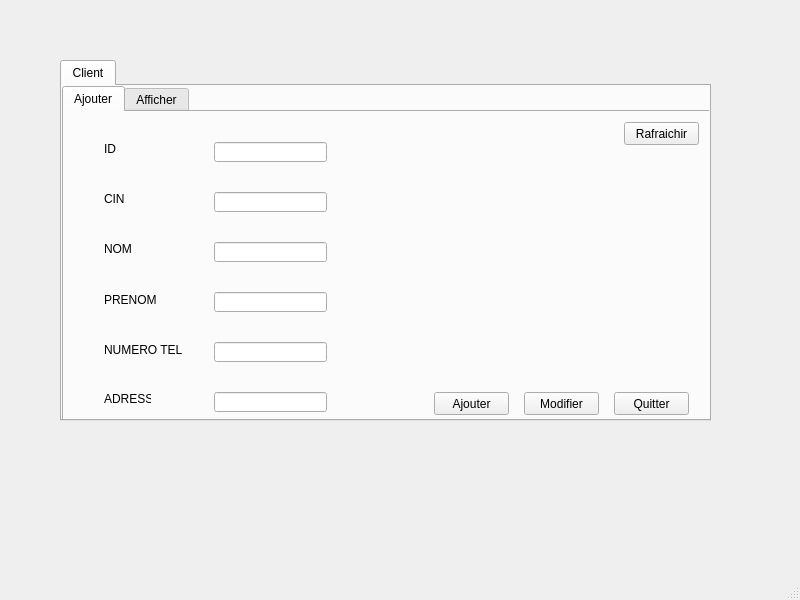
<?xml version="1.0" encoding="UTF-8"?>
<ui version="4.0">
 <class>MainWindow</class>
 <widget class="QMainWindow" name="MainWindow">
  <property name="geometry">
   <rect>
    <x>0</x>
    <y>0</y>
    <width>800</width>
    <height>600</height>
   </rect>
  </property>
  <property name="windowTitle">
   <string>MainWindow</string>
  </property>
  <widget class="QWidget" name="centralwidget">
   <widget class="QTabWidget" name="tabWidget">
    <property name="geometry">
     <rect>
      <x>60</x>
      <y>60</y>
      <width>651</width>
      <height>361</height>
     </rect>
    </property>
    <property name="currentIndex">
     <number>0</number>
    </property>
    <widget class="QWidget" name="tab_employee">
     <attribute name="title">
      <string>Client</string>
     </attribute>
     <widget class="QTabWidget" name="tabWidget_2">
      <property name="geometry">
       <rect>
        <x>0</x>
        <y>0</y>
        <width>651</width>
        <height>341</height>
       </rect>
      </property>
      <property name="currentIndex">
       <number>0</number>
      </property>
      <widget class="QWidget" name="tab_ajouter_emp">
       <attribute name="title">
        <string>Ajouter</string>
       </attribute>
       <widget class="QLabel" name="label_id_c">
        <property name="geometry">
         <rect>
          <x>40</x>
          <y>30</y>
          <width>47</width>
          <height>13</height>
         </rect>
        </property>
        <property name="text">
         <string>ID</string>
        </property>
       </widget>
       <widget class="QLabel" name="label_cin_c">
        <property name="geometry">
         <rect>
          <x>40</x>
          <y>80</y>
          <width>47</width>
          <height>13</height>
         </rect>
        </property>
        <property name="text">
         <string>CIN</string>
        </property>
       </widget>
       <widget class="QLabel" name="label_nom_c">
        <property name="geometry">
         <rect>
          <x>40</x>
          <y>130</y>
          <width>47</width>
          <height>13</height>
         </rect>
        </property>
        <property name="text">
         <string>NOM</string>
        </property>
       </widget>
       <widget class="QLabel" name="label_prenom_c">
        <property name="geometry">
         <rect>
          <x>40</x>
          <y>180</y>
          <width>71</width>
          <height>16</height>
         </rect>
        </property>
        <property name="text">
         <string>PRENOM</string>
        </property>
       </widget>
       <widget class="QLabel" name="label_tel_c">
        <property name="geometry">
         <rect>
          <x>40</x>
          <y>230</y>
          <width>81</width>
          <height>16</height>
         </rect>
        </property>
        <property name="text">
         <string>NUMERO TEL</string>
        </property>
       </widget>
       <widget class="QLineEdit" name="lineEdit_id_c">
        <property name="geometry">
         <rect>
          <x>150</x>
          <y>30</y>
          <width>113</width>
          <height>20</height>
         </rect>
        </property>
       </widget>
       <widget class="QLineEdit" name="lineEdit_cin_c">
        <property name="geometry">
         <rect>
          <x>150</x>
          <y>80</y>
          <width>113</width>
          <height>20</height>
         </rect>
        </property>
       </widget>
       <widget class="QLineEdit" name="lineEdit_nom_c">
        <property name="geometry">
         <rect>
          <x>150</x>
          <y>130</y>
          <width>113</width>
          <height>20</height>
         </rect>
        </property>
       </widget>
       <widget class="QLineEdit" name="lineEdit_prenom_c">
        <property name="geometry">
         <rect>
          <x>150</x>
          <y>180</y>
          <width>113</width>
          <height>20</height>
         </rect>
        </property>
       </widget>
       <widget class="QLineEdit" name="lineEdit_tel_c">
        <property name="geometry">
         <rect>
          <x>150</x>
          <y>230</y>
          <width>113</width>
          <height>20</height>
         </rect>
        </property>
       </widget>
       <widget class="QPushButton" name="pushButton_ajouter_c">
        <property name="geometry">
         <rect>
          <x>370</x>
          <y>280</y>
          <width>75</width>
          <height>23</height>
         </rect>
        </property>
        <property name="text">
         <string>Ajouter</string>
        </property>
       </widget>
       <widget class="QPushButton" name="pushButton_quitter">
        <property name="geometry">
         <rect>
          <x>550</x>
          <y>280</y>
          <width>75</width>
          <height>23</height>
         </rect>
        </property>
        <property name="text">
         <string>Quitter</string>
        </property>
       </widget>
       <widget class="QPushButton" name="pushButton_modifier_c">
        <property name="geometry">
         <rect>
          <x>460</x>
          <y>280</y>
          <width>75</width>
          <height>23</height>
         </rect>
        </property>
        <property name="text">
         <string>Modifier</string>
        </property>
       </widget>
       <widget class="QPushButton" name="pushButton_rafraichir_c">
        <property name="geometry">
         <rect>
          <x>560</x>
          <y>10</y>
          <width>75</width>
          <height>23</height>
         </rect>
        </property>
        <property name="text">
         <string>Rafraichir</string>
        </property>
       </widget>
       <widget class="QLineEdit" name="lineEdit_adresse_c">
        <property name="geometry">
         <rect>
          <x>150</x>
          <y>280</y>
          <width>113</width>
          <height>20</height>
         </rect>
        </property>
       </widget>
       <widget class="QLabel" name="label_adresse_c">
        <property name="geometry">
         <rect>
          <x>40</x>
          <y>280</y>
          <width>47</width>
          <height>13</height>
         </rect>
        </property>
        <property name="text">
         <string>ADRESSE</string>
        </property>
       </widget>
      </widget>
      <widget class="QWidget" name="tab_afficher_emp">
       <attribute name="title">
        <string>Afficher</string>
       </attribute>
       <widget class="QTableView" name="tableView">
        <property name="geometry">
         <rect>
          <x>10</x>
          <y>10</y>
          <width>621</width>
          <height>261</height>
         </rect>
        </property>
       </widget>
       <widget class="QPushButton" name="pushButton_supprimer_c">
        <property name="geometry">
         <rect>
          <x>100</x>
          <y>280</y>
          <width>75</width>
          <height>23</height>
         </rect>
        </property>
        <property name="text">
         <string>Supprimer</string>
        </property>
       </widget>
       <widget class="QPushButton" name="pushButton_rafraichir">
        <property name="geometry">
         <rect>
          <x>10</x>
          <y>280</y>
          <width>75</width>
          <height>23</height>
         </rect>
        </property>
        <property name="text">
         <string>Rafraichir</string>
        </property>
       </widget>
       <widget class="QPushButton" name="pushButton_2_quitter">
        <property name="geometry">
         <rect>
          <x>560</x>
          <y>280</y>
          <width>75</width>
          <height>23</height>
         </rect>
        </property>
        <property name="text">
         <string>Quitter</string>
        </property>
       </widget>
      </widget>
     </widget>
    </widget>
   </widget>
  </widget>
  <widget class="QMenuBar" name="menubar">
   <property name="geometry">
    <rect>
     <x>0</x>
     <y>0</y>
     <width>800</width>
     <height>26</height>
    </rect>
   </property>
  </widget>
  <widget class="QStatusBar" name="statusbar"/>
 </widget>
 <resources/>
 <connections/>
</ui>
